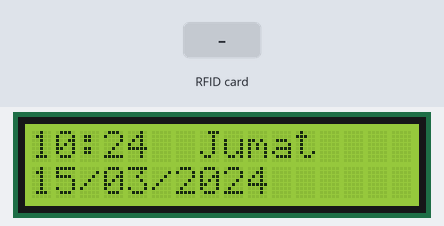
The sketch below on a simulated ESP8266 (NodeMCU). On the bench: 16×2 character LCD. The inputs (shaded band) are chosen by the test bench. WiFi joins after 1.5 s; servers stay silent unless stated; network time is answered at once with the bench clock; uploads are accepted with an empty reply; the local clock reads 2024-03-15 10:24:30 at power-on unless the sketch sets it; what the sketch prints to the serial monitor is not drawn.

Above: at 2.8 s.
2.9 s: RFID card 5E 7A 19 C4 held to the reader
At 30.6 s:
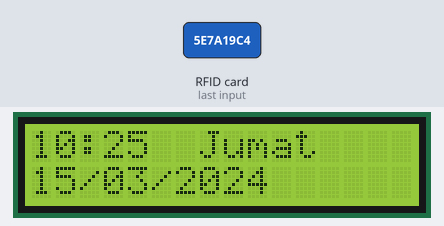
Timing chart, 0 to 31.5 s (numbered marks = the images above; inputs shaded):
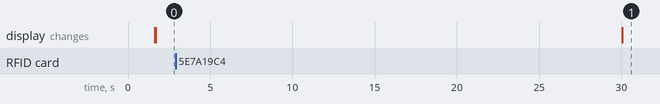

The sketch:

absensi_v2.ino
```cpp
#include <ESP8266WiFi.h>
#include <ESP8266HTTPClient.h>
#include <WiFiClient.h>
#include <Wire.h>
#include <LiquidCrystal_I2C.h>
#include <SPI.h>
#include <MFRC522.h>
#include <ArduinoJson.h>
#include <NTPClient.h>
#include <WiFiUdp.h>

// Konfigurasi WiFi
const char* ssid = "Grendel International";
const char* password = "";

// Konfigurasi Server Database
const char* getData = "http://192.168.20.250/absensi/get_data.php";
const char* nodered = "http://192.168.20.250:1880/absensi";

// Pin Konfigurasi
#define RST_PIN D1
#define SS_PIN D2

// NTP Client untuk waktu
WiFiUDP ntpUDP;
NTPClient timeClient(ntpUDP, "id.pool.ntp.org",252000); // UTC+7 untuk WIB

MFRC522 rfid(SS_PIN, RST_PIN);
LiquidCrystal_I2C lcd(0x27, 16, 2);

// Variabel Global
WiFiClient client;
HTTPClient http;
HTTPClient http2;
unsigned long lastTime = 0;
unsigned long displayUpdateInterval = 1000; // Update tampilan setiap 1 detik
unsigned long lastDisplayUpdate = 0;

void setup() {
  Serial.begin(115200);

  // Konfigurasi I2C
  Wire.begin(D3, D4); // SDA -> D3, SCL -> D4

  // Inisialisasi LCD
  lcd.begin(16, 2);
  lcd.backlight();
  lcd.print("Connecting WiFi");

  // Koneksi WiFi
  WiFi.begin(ssid, password);
  Serial.println("Connecting");
  while(WiFi.status() != WL_CONNECTED) {
    delay(500);
    Serial.print(".");
  }
  Serial.println("");
  Serial.print("Terhubung ke WiFi. IP: ");
  Serial.println(WiFi.localIP());

  // Inisialisasi NTP Client
  timeClient.begin();

  // Inisialisasi RFID
  SPI.begin();
  rfid.PCD_Init();

  lcd.clear();
}

// Fungsi untuk mendapatkan nama hari dalam bahasa Indonesia
String getNamaHari(int dayOfWeek) {
  switch(dayOfWeek) {
    case 0: return "Minggu";
    case 1: return "Senin";
    case 2: return "Selasa";
    case 3: return "Rabu";
    case 4: return "Kamis";
    case 5: return "Jumat";
    case 6: return "Sabtu";
    default: return "Error";
  }
}

// Fungsi untuk menampilkan waktu dan tanggal di LCD
void displayTimeAndDate() {
  timeClient.update();

  // Dapatkan waktu dan tanggal
  time_t epochTime = timeClient.getEpochTime();
  struct tm *ptm = gmtime(&epochTime);

  int currentHour = timeClient.getHours();
  int currentMinute = timeClient.getMinutes();
  int currentSecond = timeClient.getSeconds();

  int currentDay = ptm->tm_mday;
  int currentMonth = ptm->tm_mon + 1;
  int currentYear = ptm->tm_year + 1900;

  int dayOfWeek = timeClient.getDay();

  // Format waktu dan tanggal
  char timeStr[6];
  snprintf(timeStr, sizeof(timeStr), "%02d:%02d", currentHour, currentMinute);

  String namaHari = getNamaHari(dayOfWeek);

  // Tampilkan di LCD
  lcd.clear();
  lcd.setCursor(0, 0);
  lcd.print(timeStr);
  lcd.setCursor(7, 0);
  lcd.print(namaHari);

  lcd.setCursor(0, 1);
  lcd.printf("%02d/%02d/%d", currentDay, currentMonth, currentYear);
}

bool kirimDataAbsensi(String uid) {
  if(WiFi.status() == WL_CONNECTED) {
    http.begin(client, getData);
    http2.begin(client, nodered);
    http.addHeader("Content-Type", "application/x-www-form-urlencoded");
    http2.addHeader("Content-Type", "application/x-www-form-urlencoded");

    // Buat payload untuk dikirim
    String postData = "uid=" + uid;

    http2.POST(postData);
    int httpResponseCode = http.POST(postData);

    if (httpResponseCode > 0) {
      String response = http.getString();
      Serial.println("Server Response: " + response);

      // Parse JSON response
      DynamicJsonDocument doc(256);
      DeserializationError error = deserializeJson(doc, response);

      if (!error) {
        // Ekstrak data dari JSON
        const char* status = doc["status"] | "Gagal";

        if (strcmp(status, "success") == 0) {
          const char* nama = doc["nama"] | "Murid";
          const char* kelas = doc["kelas"] | "";
          const char* status_absen = doc["status_absen"] | "";

          // Dapatkan waktu saat ini
          timeClient.update();
          int currentHour = timeClient.getHours();
          int currentMinute = timeClient.getMinutes();

          // Tampilkan di LCD
          lcd.clear();
          lcd.setCursor(0, 0);
          lcd.print(nama);
          lcd.setCursor(0, 1);
          lcd.printf("%s %02d:%02d", status_absen, currentHour, currentMinute);

          // Tahan tampilan selama 3 detik
          delay(3000);

          return true;
        } else {
          lcd.clear();
          lcd.print("Absensi Gagal");
          delay(2000);
        }
      }
    } else {
      Serial.print("Error on sending POST: ");
      Serial.println(httpResponseCode);

      lcd.clear();
      lcd.print("Koneksi Error");
      delay(2000);
    }

    http.end();
    http2.end();
  }
  return false;
}

void loop() {
  // Update waktu secara berkala
  if (millis() - lastDisplayUpdate >= displayUpdateInterval) {
    displayTimeAndDate();
    lastDisplayUpdate = millis();
  }

  // Cek apakah ada kartu RFID
  if (!rfid.PICC_IsNewCardPresent() || !rfid.PICC_ReadCardSerial()) {
    return;
  }

  // Ambil UID dari kartu RFID
  String uid = "";
  for (byte i = 0; i < rfid.uid.size; i++) {
    uid += String(rfid.uid.uidByte[i], HEX);
  }

  // Tampilkan UID di Serial Monitor
  Serial.print("UID Card: ");
  Serial.println(uid);

  // Kirim data ke server
  kirimDataAbsensi(uid);

  // Tunggu sebelum membaca kartu lagi
  delay(2000);
  rfid.PICC_HaltA();
}
```
